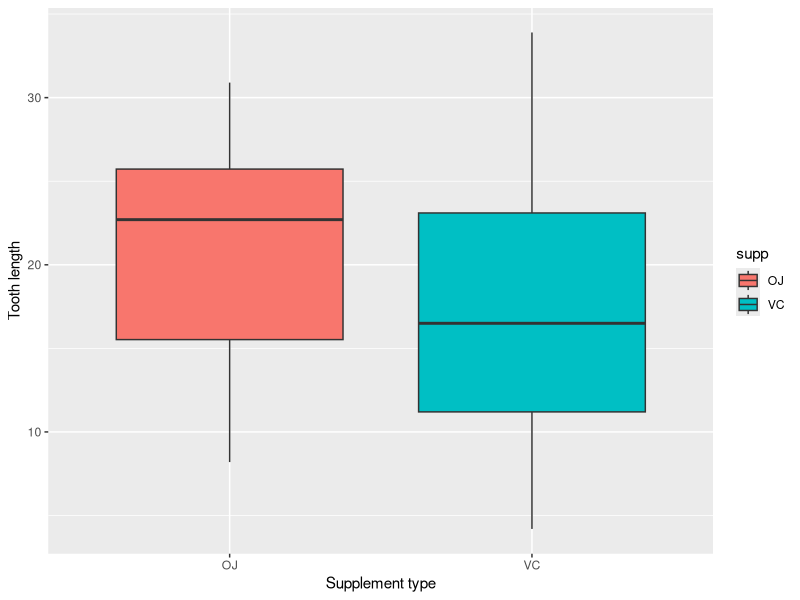
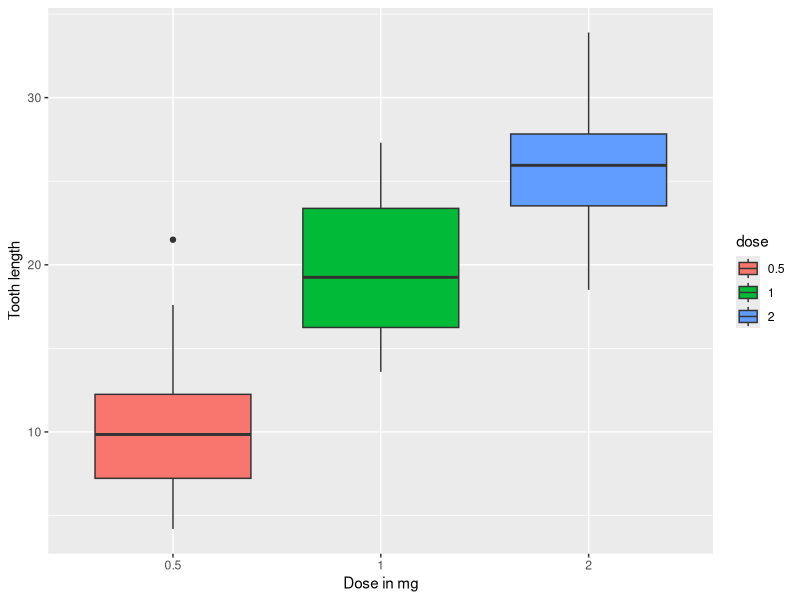

Recreate these plots in R, in order.
## ---- chunk 1
options(width = 80, digits=2)
set.seed(42)
library(knitr)
library(ggplot2)
## ---- chunk 2
data(ToothGrowth)
## ---- chunk 3
kable(head(ToothGrowth, 3))
## ---- chunk 4
ToothGrowth$dose<-as.factor(ToothGrowth$dose)
## ---- chunk 5
summary(ToothGrowth)
## ---- chunk 6
ggplot(data=ToothGrowth, aes(x=supp, y=len)) + 
			 geom_boxplot(aes(fill=supp))+ 
			 xlab("Supplement type") +ylab("Tooth length")
## ---- chunk 7
ggplot(data=ToothGrowth, aes(x=dose, y=len)) + 
			 geom_boxplot(aes(fill=dose))+ 
			 xlab("Dose in mg") +ylab("Tooth length")
## ---- chunk 8
Length <- ToothGrowth$len; SupplementType <- ToothGrowth$supp; Dose <- ToothGrowth$dose

tOJtoVC <- t.test(len ~ supp, ToothGrowth)
tSTat0.5 <- t.test(len ~ supp, ToothGrowth[Dose == 0.5, ])
tSTat1 <- t.test(len ~ supp, ToothGrowth[Dose == 1, ])
tSTat2 <- t.test(len ~ supp, ToothGrowth[Dose == 2, ])
t1to2 <- t.test(Length[Dose==2], Length[Dose==1], var.equal = TRUE)
t0.5to1 <- t.test(Length[Dose==1], Length[Dose==0.5], var.equal = TRUE)
t0.5to2 <- t.test(Length[Dose==2], Length[Dose==0.5], var.equal = TRUE)
## ---- chunk 9
df <- data.frame(
   'null hypotheses'=c('OJ to VC Delivery Method',
   	 'OJ to VC at 0.5mg Dosage',
   	 'OJ to VC at 1mg Dosage',
   	 'OJ to VC at 2mg Dosage',
   	 '1mg to 2mg Dosage',
	 '0.5mg to 1mg Dosage',
	 '0.5mg to 2mg Dosage'),
   'p value'=c(tOJtoVC$p.value, 
      tSTat0.5$p.value, 
      tSTat1$p.value, 
      tSTat2$p.value, 
      t1to2$p.value, 
      t0.5to1$p.value, 
      t0.5to2$p.value),
   conf.int.low=c(
	tOJtoVC$conf.int[1], 
	tSTat0.5$conf.int[1],
	tSTat1$conf.int[1],
        tSTat2$conf.int[1],
	t1to2$conf.int[1], 
	t0.5to1$conf.int[1], 
	t0.5to2$conf.int[1]),
   conf.int.high=c(
	tOJtoVC$conf.int[2], 
	tSTat0.5$conf.int[2],
	tSTat1$conf.int[2],
        tSTat2$conf.int[2],
	t1to2$conf.int[2], 
	t0.5to1$conf.int[2], 
	t0.5to2$conf.int[2]),
   is.zero.within.conf.int=c(
	tOJtoVC$conf.int[1] < 0 && 0 < tOJtoVC$conf.int[2], 
	tSTat0.5$conf.int[1] < 0 && 0 < tSTat0.5$conf.int[2], 
	tSTat1$conf.int[1] < 0 && 0 < tSTat1$conf.int[2], 
	tSTat2$conf.int[1] < 0 && 0 < tSTat2$conf.int[2], 
	t1to2$conf.int[1] < 0 && 0 < t1to2$conf.int[2], 
        t0.5to1$conf.int[1] < 0 && 0 < t0.5to1$conf.int[2], 
	t0.5to2$conf.int[1] < 0 && 0 < t0.5to2$conf.int[2]
     )
)
## ---- chunk 10
kable(df)
